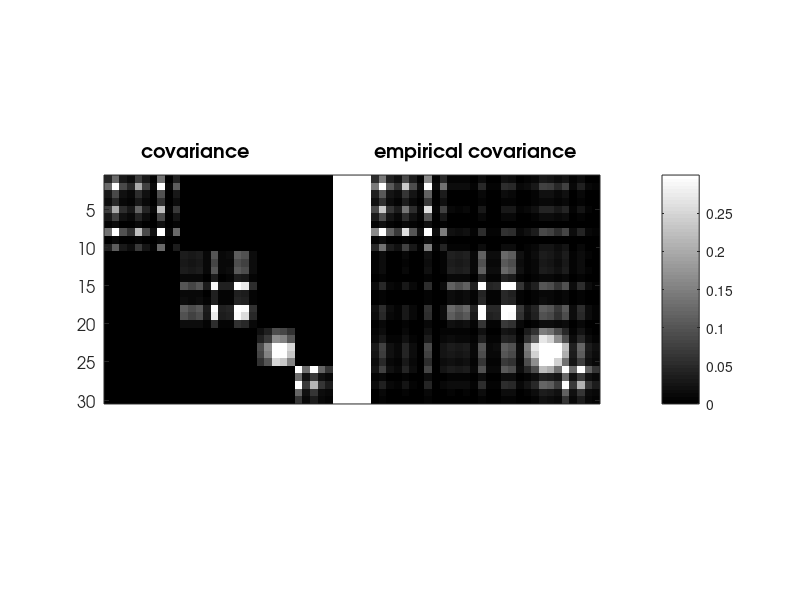
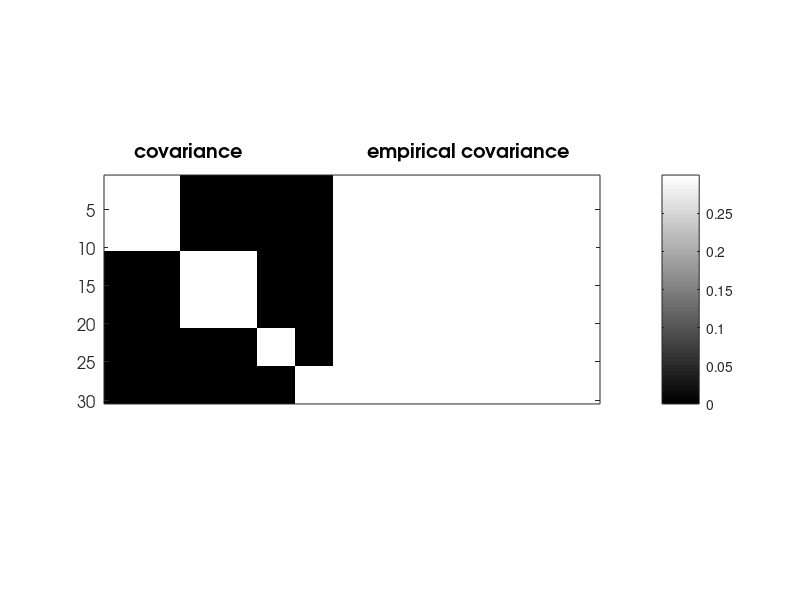

The MATLAB script that drew these images, in order: (Note: this script raises an error after producing the figures.)
%
%        SYNTHETIC EXPERIMENT FOR REGULARIZED k-SPCA
%
% Regularized problem for simultaneaously sparse and low rank matrices
%
%       min_X |A-X|^2+lambda*|X|_1+mu*|X|_tr
%
%
%
% 
%%%%%%%%%%%%
% Marina Vinyes and Guillaume Obozinski, 2016
% %%%%%%%%%%%%

%% add paths
clc; clear all;
addpath('../main');
addpath('../active-set');
addpath('../atom-selection');
addpath('../utils');
addpath('../other');

%% Experimental Setting
% n: nb samples 
% p: dimension
% k: block size kxk
% lambda: regularization parameter
% sigma: noise
n=20;
p=30;
sigma=0;
lambda=0.5;
mu=0.1;

%% block diagonal covariance with 5 blocks of different sizes
% block_sz=[30 20 15 10 10 5 5 5]; % when p=100
block_sz=[10 10 5 5];
nblocs=length(block_sz);
a=cell(1,nblocs);
C=zeros(p);
deb=1;
for i=1:nblocs %nombre de blocs
    fin=deb+block_sz(i)-1;
    a{i}=sparse(p,1);
    a{i}(deb:fin,1)=randn(block_sz(i),1);
    a{i}=a{i}/norm(a{i});
    C=C+a{i}*a{i}';
    deb=deb+block_sz(i);
end

%% output
out_as.cpu=[];
out_as.na=[];
out_as.qp=[];
out_as.hessian=[];
out_as.time=[];
out_bcd.cpu=[];
out_cndg.cpu=[];

%% data
moy = zeros(1,p); % vector of means
Y = mvnrnd(moy, C+sigma^2*eye(p), n)';
S=cov(Y');

%%
%% fcgan
param.method='asqp';
param.lambda=lambda;
param.mu=mu;
param.max_nb_atoms=10; % Right now the code assumes that both are the same
param.max_nb_iter=10;
max_iter_fw=500;
param.epsStop=1e-5;
param.debug=true;
param.lmo=@lmo_chain_lgl;
param.ws=1;

%%
figure(1);
imagesc([abs(C(1:p,1:p)) ones(p,5) abs(S(1:p,1:p))]); colormap gray;
hTitle=title('   covariance                         empirical covariance');
% set(gca,'XTick',0:20:135,'YTick',0:10:40);
h1=xlabel('');
h2=ylabel('');
set(h1,'Visible','off');
set(gca,'FontName','AvantGarde','FontWeight','normal','FontSize',12);
set(hTitle,'FontName','AvantGarde','FontSize',14,'FontWeight','bold');
set(h2,'FontName','AvantGarde','FontSize',14,'FontWeight','normal');
set(gca,'xtick',[])
caxis([0, 0.3]);
colorbar;
pbaspect([(2*p+5)/p 1 1]);

figure(2);
imagesc([(C(1:p,1:p)~=0) ones(p,5) (S(1:p,1:p)~=0)]); colormap gray;
hTitle=title('covariance                         empirical covariance');
% set(gca,'XTick',0:20:135,'YTick',0:10:40);
h1=xlabel('');
h2=ylabel('');
set(h1,'Visible','off');
set(gca,'FontName','AvantGarde','FontWeight','normal','FontSize',12);
set(hTitle,'FontName','AvantGarde','FontSize',14,'FontWeight','bold');
set(h2,'FontName','AvantGarde','FontSize',14,'FontWeight','normal');
set(gca,'xtick',[])
caxis([0, 0.3]);
colorbar;
pbaspect([(2*p+5)/p 1 1]);

%% algorithm
[x, as, hist, iter] = cgan_tr_l1(C,param);

figure(3);
imagesc([abs(C(1:p,1:p)) ones(p,5) abs(reshape(x,p,p))  ones(p,5) abs(reshape(as.atoms(:,1:length(as.coeffs))*as.coeffs,p,p))]); colormap gray;
hTitle=title('   covariance          x output            Ad');
% set(gca,'XTick',0:20:135,'YTick',0:10:40);
h1=xlabel('');
h2=ylabel('');
set(h1,'Visible','off');
set(gca,'FontName','AvantGarde','FontWeight','normal','FontSize',12);
set(hTitle,'FontName','AvantGarde','FontSize',14,'FontWeight','bold');
set(h2,'FontName','AvantGarde','FontSize',14,'FontWeight','normal');
set(gca,'xtick',[])
caxis([0, 0.3]);
colorbar;
pbaspect([(3*p+2*5)/p 1 1]);


% %% param
% 
% param.f=4;
% param.diag=0;
% param.PSD=true;
% param.max_nb_main_loop=20;
% param.powerIter=100;
% param.stPtPowerIter=1000;
% param.niterPS=10000;%5000
% param.epsStop=1e-8;
% param.PSdualityEpsilon=1e-3;
% param.k=0;
% param.PSmu=0; %strong convexity
% param.verbose=1;
% param.debug=0;
% param.sloppy=0;
% param.max_nb_atoms=param.max_nb_main_loop*param.niterPS;
% param.cardfun=inf*ones(1,p);
% param.cardfun(10)=1;
% %%
% 
% param.lambda=lambda;
% %% as quadprog
% param.opt='asqp';
% [Z_as, ActiveSet_as, hist_as, param_as, flaga_as, it_as] = cgan_spca(inputData,param);
% dg_as=hist_as.dg_sup;
% tt_as=hist_as.time_sup;
% fprintf('lambda=%f\n',lambda);
% fprintf('......tt=%f dg=%f\n',hist_as.time(end),hist_as.dg(end));
% 
% %% as quadprog
% param.sloppy=0;
% param.max_nb_main_loop=10;
% param.opt='proxbcd';
% param.nbMainLoop=20;
% [Z_bcd, ActiveSet_bcd, hist_bcd, param_bcd, flag_bcd,it_bcd] = cgan_spca(inputData,param);
% fprintf('......tt=%f dg=%f\n',hist_bcd.time(end),hist_bcd.dg(end));
% dg_bcd=hist_bcd.dg_sup;
% tt_bcd=hist_bcd.time_sup;
% 
% 
%% objective

xplot{1}=1:(length(hist.obj));
yplot{1}=hist.obj;
colors = [1 0 0];
legendStr={'tr+l1'};

figure(4)
for i=1:1
plot(xplot{i},yplot{i},'-','LineWidth',2,'Color',colors(i,:),'DisplayName',legendStr{i}); 
hold on
end
title('obj tr+l1');
legend('show','Location','southwest');
grid on
hold off
% 
% 
% xplot{1}=hist_bcd.time;
% xplot{2}=hist_as.time;
% yplot{1}=hist_bcd.dg;
% yplot{2}=hist_as.dg;
% colors = [0 0 0
%     1 0 0];
% legendStr={'bcd','cg'};
% 
% figure(2)
% for i=1:2
% loglog(xplot{i},yplot{i},'-','LineWidth',2,'Color',colors(i,:),'DisplayName',legendStr{i}); 
% hold on
% end
% title('duality gap lgl');
% legend('show','Location','southwest');
% grid on
% hold off
% 
